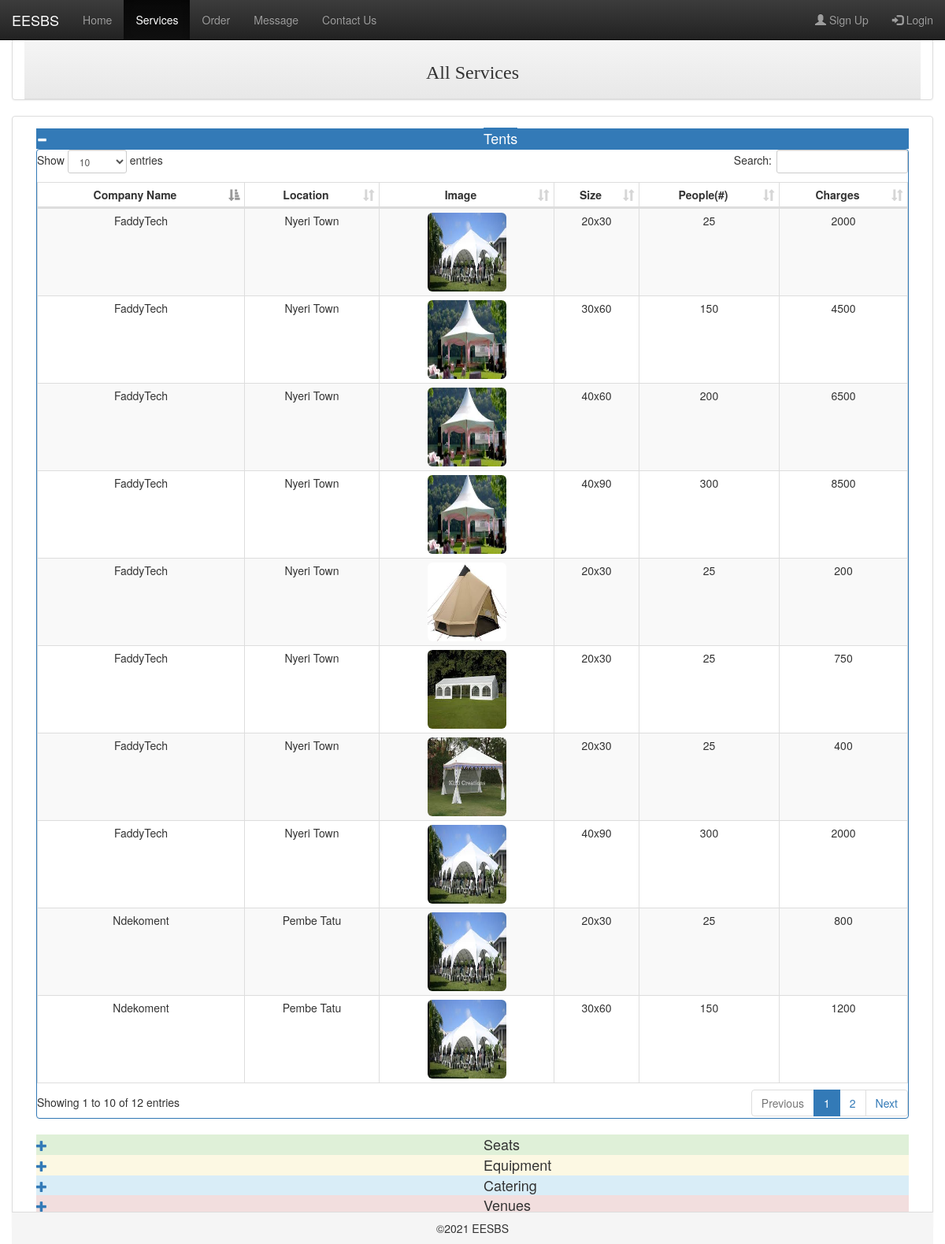
/services.php, run on the app's committed database.
### tables this page shows
CREATE TABLE IF NOT EXISTS `tents` (
  `tid` int(6) unsigned NOT NULL,
  `uid` int(15) NOT NULL,
  `code` varchar(15) NOT NULL,
  `type` varchar(50) NOT NULL,
  `image` varchar(50) NOT NULL,
  `size` varchar(50) NOT NULL,
  `people` int(15) NOT NULL,
  `price` int(15) NOT NULL,
  `reg_date` timestamp NOT NULL DEFAULT CURRENT_TIMESTAMP ON UPDATE CURRENT_TIMESTAMP
);

CREATE TABLE IF NOT EXISTS `s_providers` (
  `uid` int(6) unsigned NOT NULL,
  `role` int(5) NOT NULL,
  `logo` varchar(100) NOT NULL,
  `companyName` varchar(50) NOT NULL,
  `c_location` varchar(30) NOT NULL,
  `email` varchar(50) DEFAULT NULL,
  `phone` varchar(15) NOT NULL,
  `till` varchar(15) NOT NULL,
  `username` varchar(30) NOT NULL,
  `password` varchar(255) NOT NULL,
  `active` int(5) NOT NULL,
  `reg_date` timestamp NOT NULL DEFAULT CURRENT_TIMESTAMP ON UPDATE CURRENT_TIMESTAMP
);

### services.php (the view, shortened to what this page needs)
 <?php include("includes/dbconn.php");
$tents = array(); $equips = array(); $caters = array(); $venues = array(); $seats = array();
try {
  $sql = "SELECT * FROM tents JOIN s_providers on tents.uid = s_providers.uid WHERE s_providers.active=1";
    $stmt = $conn->prepare($sql);
	if($stmt->execute())
	{
	 while($row = $stmt -> fetch())
	 {
	   $tents[] = $row;
	 }
	}
  $sql = "SELECT * FROM equipment JOIN s_providers on equipment.uid = s_providers.uid WHERE s_providers.active=1";
  $sql = "SELECT * FROM venues JOIN s_providers on venues.uid = s_providers.uid WHERE s_providers.active=1";
  $sql = "SELECT * FROM seats JOIN s_providers on seats.uid = s_providers.uid WHERE s_providers.active=1";
  $sql = "SELECT * FROM catering JOIN s_providers on catering.uid = s_providers.uid WHERE s_providers.active=1";
  }
catch(PDOException $e)
    {
    echo $sql . "<br>" . $e->getMessage();
    }
 ?>
<!DOCTYPE html PUBLIC "-//W3C//DTD XHTML 1.0 Transitional//EN" "http://www.w3.org/TR/xhtml1/DTD/xhtml1-transitional.dtd">
<html xmlns="http://www.w3.org/1999/xhtml">
<html lang="en">
  <head>
 <link href="myassets/mystyles.css" type="text/css" rel="stylesheet" />
 <link href="bootstrap-3.3.7-dist/css/bootstrap.min.css" type="text/css" rel="stylesheet" />
   <link href="bootstrap-3.3.7-dist/css/bootstrap-theme.min.css" type="text/css" rel="stylesheet" />
	  <link rel="stylesheet" href="datepicker/css/jquery-ui.css">
	<link rel="stylesheet" type="text/css" href="myassets/dataTables.bootstrap.min.css"/>
</head>
<body>
 <nav class="navbar navbar-inverse navbar-fixed-top">
  <div class="container-fluid">
    <div class="navbar-header">
      <a class="navbar-brand" href="#">EESBS</a>
    </div>
    <div class="collapse navbar-collapse" id="myNavbar">
      <ul class="nav navbar-nav">
        <li><a href="index.php">Home</a></li>
        <li class="active"><a href="services.php">Services</a></li>
        <li><a href="order.php">Order</a></li>
        <li><a href="message.php">Message</a></li>
		<li><a href="#">Contact Us</a></li>
      </ul>
      <ul class="nav navbar-nav navbar-right">
	  <?php if(isset($_SESSION["is_logged"])){?>
	     <li><a href=""><span class="glyphicon glyphicon-user"></span> <?php echo $_SESSION["username"];?></a></li>
		<li><a href="includes/signlogin.php?out"> <span class="glyphicon glyphicon-log-out"></span> Logout</a></li>
	  <?php } else{ ?>
        <li><a data-toggle="modal" data-target="#ModalSign"><span class="glyphicon glyphicon-user"></span> Sign Up</a></li>
		<li><a data-toggle="modal" data-target="#ModalLogin"> <span class="glyphicon glyphicon-log-in"></span> Login</a></li>
		<?php } ?>
      </ul>
    </div>
  </div>
</nav>
<div class="container panel panel-default head" style="mmargin-top:30%;">
    <div class="panel-heading panel-success"><h3>All Services</h3></div>
</div>
<div class="container panel panel-default cont">
      <div class="panel-body panel-primary">
	  <div class="bg-primary"><span class="glyphicon glyphicon-minus" id="tentsign"></span><span class="hname bg-primary">Tents</span></div>
	  <div class="panel panel-primary  table-responsive tents" sstyle="background-color:#F5F4F1; border-radius:5px;">
	    <table   class="table table-striped table-hover table-bordered table-condensed" id="tentstable">
		<thead>
          <tr>
		    <th>Company Name</th>
			<th>Location</th>
            <th>Image</th>
			<th>Size</th>
            <th>People(#)</th>
            <th>Charges</th>
          </tr>
		  </thead>
		  <tbody>
		  <?php foreach ($tents as $tent){?>
		  <tr><td><?php echo $tent['companyName'];?></td>
		  <td><?php echo $tent['c_location'];?></td>
		  <td><img src="<?php echo $tent['image'];?>" class="img-rounded" alt="" width="100" height="100"></td>
		  <td><?php echo $tent['size'];?></td>
		  <td><?php echo $tent['people'];?></td>
		  <td><?php echo $tent['price'];?></td></tr>
		  <?php }?>
		  </tbody>
        </table>
	  </div>
	  <div class="bg-success"><a><span class="glyphicon glyphicon-plus" id="seatsign"></span></a><span class="hname">Seats</span></div>
	  <div class="bg-warning"><a><span class="glyphicon glyphicon-plus" id="equipsign"></span></a><span class="hname">Equipment</span></div>
	  <div class="bg-info"><a><span class="glyphicon glyphicon-plus" id="catsign"></span></a><span class="hname">Catering</span></div>
	  <div class="bg-danger"><a><span class="glyphicon glyphicon-plus" id="venuesign"></span></a><span class="hname">Venues</span></div>
	  </div>
 <?php include("includes/footer.php"); ?>
</div>
</body>
</html>

### myassets/mystyles.css (style rules this page uses)
.head { margin-top:4%; }
.cont { margin-top:0.5%; margin-bottom:0.5%; min-height: 100vh; overflow:scroll; }
.head, .foot { text-align:center; }
.head { font-family:"Times New Roman", Times, serif; font-weight:bold; }

### services.php (style rules this page uses)
th, td { text-align:center; }
.hname { font-size:18px; margin-left:50%; }

### data on the page
tents: uid.companyName "FaddyTech", uid.c_location "Nyeri Town", image (picture), size "20x30", people "25", price "2000"
tents: uid.companyName "FaddyTech", uid.c_location "Nyeri Town", image (picture), size "30x60", people "150", price "4500"
tents: uid.companyName "FaddyTech", uid.c_location "Nyeri Town", image (picture), size "40x60", people "200", price "6500"
tents: uid.companyName "FaddyTech", uid.c_location "Nyeri Town", image (picture), size "40x90", people "300", price "8500"
tents: uid.companyName "Ndekoment", uid.c_location "Pembe Tatu", image (picture), size "20x30", people "25", price "800"
tents: uid.companyName "Ndekoment", uid.c_location "Pembe Tatu", image (picture), size "30x60", people "150", price "1200"
tents: uid.companyName "FaddyTech", uid.c_location "Nyeri Town", image (picture), size "20x30", people "25", price "200"
tents: uid.companyName "FaddyTech", uid.c_location "Nyeri Town", image (picture), size "20x30", people "25", price "750"
tents: uid.companyName "FaddyTech", uid.c_location "Nyeri Town", image (picture), size "20x30", people "25", price "400"
tents: uid.companyName "FaddyTech", uid.c_location "Nyeri Town", image (picture), size "40x90", people "300", price "2000"
